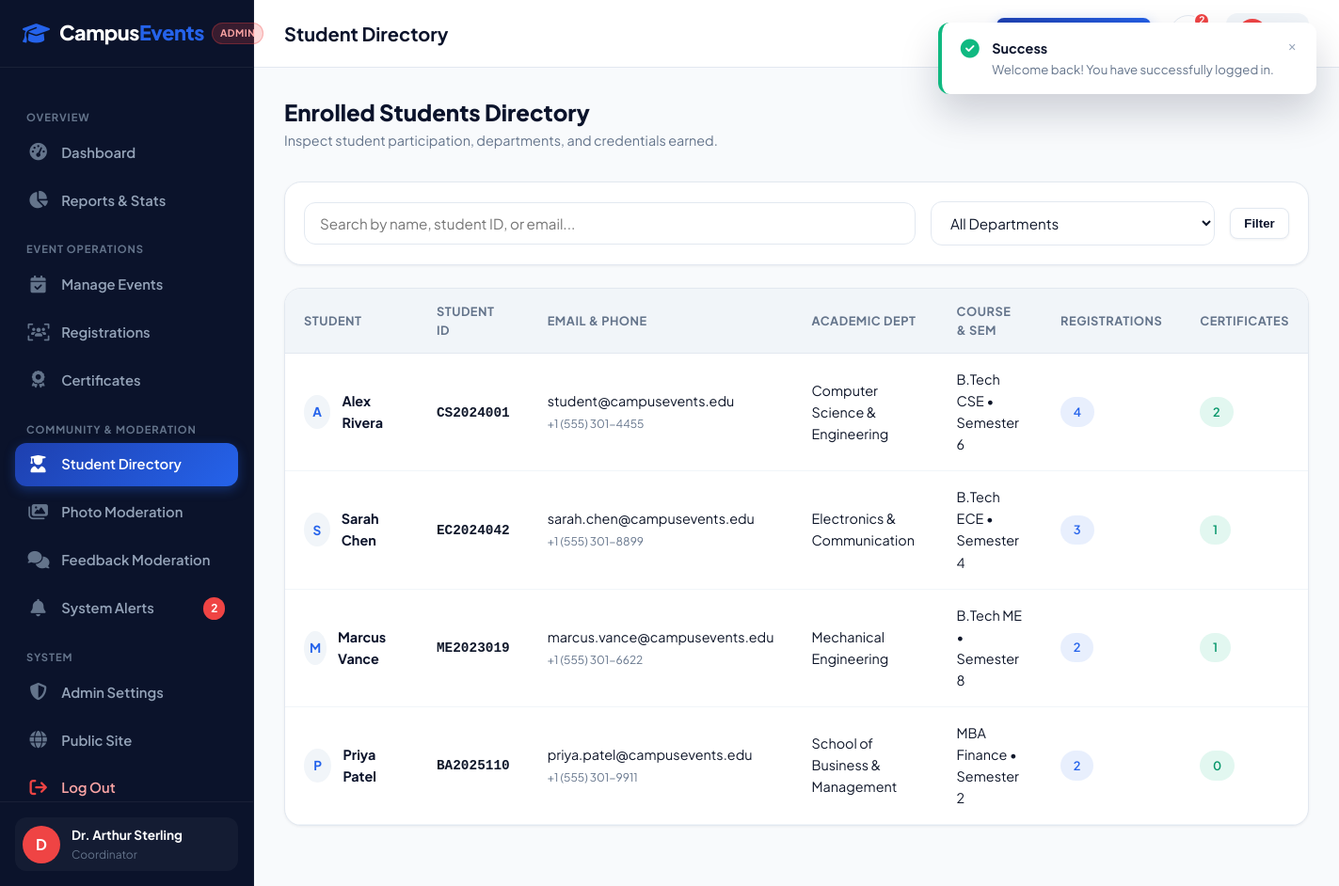
The app's page /admin/students.php (signed in) with its own data.
### tables this page shows
CREATE TABLE IF NOT EXISTS `students` (
  `id` INT AUTO_INCREMENT PRIMARY KEY,
  `user_id` INT NOT NULL UNIQUE,
  `student_id` VARCHAR(50) NOT NULL UNIQUE,
  `full_name` VARCHAR(150) NOT NULL,
  `phone` VARCHAR(25) NOT NULL,
  `department` VARCHAR(100) NOT NULL,
  `course` VARCHAR(100) NOT NULL,
  `semester` VARCHAR(20) NOT NULL,
  `avatar` VARCHAR(255) DEFAULT NULL,
  `created_at` TIMESTAMP DEFAULT CURRENT_TIMESTAMP,
  CONSTRAINT `fk_student_user` FOREIGN KEY (`user_id`) REFERENCES `users`(`id`) ON DELETE CASCADE
);

CREATE TABLE IF NOT EXISTS `users` (
  `id` INT AUTO_INCREMENT PRIMARY KEY,
  `email` VARCHAR(191) NOT NULL UNIQUE,
  `password_hash` VARCHAR(255) NOT NULL,
  `role` ENUM('student', 'admin') NOT NULL DEFAULT 'student',
  `created_at` TIMESTAMP DEFAULT CURRENT_TIMESTAMP
);

### includes/auth.php (called while the page is built, shortened)
<?php
function getBaseUrl(): string {
    $scriptName = $_SERVER['SCRIPT_NAME'] ?? '';
    return '/';
}
function getCurrentUser(): ?array {
    $pdo = getDBConnection();
    $userId = (int)$_SESSION['user_id'];
    $role = $_SESSION['user_role'] ?? 'student';
    if ($role === 'admin') {
        $stmt = $pdo->prepare("
            SELECT u.id as user_id, u.email, u.role, a.id as admin_id, a.full_name, a.department, a.phone
            FROM users u
            JOIN admins a ON a.user_id = u.id
            WHERE u.id = ?
        ");
    }
    $stmt->execute([$userId]);
    $user = $stmt->fetch();
    return $user ?: null;
}
function e(?string $string): string {
    return htmlspecialchars($string ?? '', ENT_QUOTES, 'UTF-8');
}
function getUnreadNotificationCount(int $userId): int {
    try {
        $pdo = getDBConnection();
        $stmt = $pdo->prepare("SELECT COUNT(*) FROM notifications WHERE user_id = ? AND is_read = 0");
        $stmt->execute([$userId]);
        return (int)$stmt->fetchColumn();
    } catch (Exception $e) {
        return 0;
    }
}

### admin/students.php (the view, shortened to what this page needs)
<?php
require_once __DIR__ . '/../includes/auth.php';
$pdo = getDBConnection();
$search = trim($_GET['search'] ?? '');
$sql = "
    SELECT s.*, u.email,
           (SELECT COUNT(*) FROM event_registrations WHERE student_id = s.id AND status != 'cancelled') as registration_count,
           (SELECT COUNT(*) FROM certificates WHERE student_id = s.id) as certificate_count
    FROM students s
    JOIN users u ON u.id = s.user_id
    WHERE 1=1
";
$params = [];
$sql .= " ORDER BY s.created_at DESC";
$stmt = $pdo->prepare($sql);
$stmt->execute($params);
$students = $stmt->fetchAll();
$pageTitle = 'Student Directory';
require_once __DIR__ . '/../includes/header.php';
require_once __DIR__ . '/../includes/admin-sidebar.php';
?>
<div style="display: flex; justify-content: space-between; align-items: center; margin-bottom: 2rem; flex-wrap: wrap; gap: 1rem;">
  <div>
    <h2 style="font-size: 1.5rem; font-weight: 800; color: var(--primary-dark); margin-bottom: 0.25rem;">Enrolled Students Directory</h2>
    <p style="color: var(--muted); font-size: 0.9rem;">Inspect student participation, departments, and credentials earned.</p>
  </div>
</div>
<div class="dash-card" style="margin-bottom: 1.5rem;">
  <div class="dash-card-body" style="padding: 1.25rem;">
    <form action="<?= $baseUrl ?>admin/students.php" method="GET" style="display: flex; gap: 1rem; align-items: center; flex-wrap: wrap;">
      <div style="flex: 1; min-width: 250px;">
        <input type="text" name="search" class="form-control" placeholder="Search by name, student ID, or email..." value="<?= e($search) ?>">
      </div>
      <div style="min-width: 200px;">
        <select name="department" class="form-control" onchange="this.form.submit()">
          <option value="">All Departments</option>
        </select>
      </div>
      <button type="submit" class="btn btn-secondary btn-sm">Filter</button>
    </form>
  </div>
</div>
<div class="dash-card">
  <div class="dash-card-body" style="padding: 0;">
    <?php if (!empty($students)): ?>
      <div class="table-responsive">
        <table class="data-table">
          <thead>
            <tr>
              <th>Student</th>
              <th>Student ID</th>
              <th>Email & Phone</th>
              <th>Academic Dept</th>
              <th>Course & Sem</th>
              <th>Registrations</th>
              <th>Certificates</th>
            </tr>
          </thead>
          <tbody>
            <?php foreach ($students as $st): ?>
              <tr>
                <td>
                  <div style="display: flex; align-items: center; gap: 0.75rem;">
                    <div class="author-avatar" style="width: 36px; height: 36px; font-size: 0.85rem;">
                      <?= strtoupper(substr($st['full_name'], 0, 1)) ?>
                    </div>
                    <div>
                      <div style="font-weight: 700; color: var(--primary-dark);"><?= e($st['full_name']) ?></div>
                    </div>
                  </div>
                </td>
                <td><strong style="font-family: monospace;"><?= e($st['student_id']) ?></strong></td>
                <td>
                  <div><?= e($st['email']) ?></div>
                  <small style="color: var(--muted);"><?= e($st['phone']) ?></small>
                </td>
                <td><?= e($st['department']) ?></td>
                <td><?= e($st['course']) ?> &bull; <?= e($st['semester']) ?></td>
                <td>
                  <span class="badge badge-primary"><?= $st['registration_count'] ?></span>
                </td>
                <td>
                  <span class="badge badge-success"><?= $st['certificate_count'] ?></span>
                </td>
              </tr>
            <?php endforeach; ?>
          </tbody>
        </table>
      </div>
    <?php endif; ?>
  </div>
</div>
    </div>
  </div>
</div>
</body>
</html>

### includes/admin-sidebar.php (shortened to what this page needs)
<?php
require_once __DIR__ . '/auth.php';
$baseUrl = getBaseUrl();
$currentFile = basename($_SERVER['PHP_SELF']);
$admin = getCurrentUser();
$unreadCount = getUnreadNotificationCount($admin['user_id']);
?>
<div class="dashboard-layout">
  <aside class="dashboard-sidebar">
    <div class="sidebar-header">
      <a href="<?= $baseUrl ?>index.php" class="brand-logo">
        <i class="fa-solid fa-graduation-cap"></i>
        <span>Campus<span class="accent">Events</span></span>
      </a>
      <span class="sidebar-role-badge admin">Admin</span>
    </div>
    <div class="sidebar-body">
      <div class="sidebar-group-label">Overview</div>
      <ul class="sidebar-nav">
        <li>
          <a href="<?= $baseUrl ?>admin/dashboard.php" class="<?= $currentFile === 'dashboard.php' ? 'active' : '' ?>">
            <i class="fa-solid fa-gauge-high"></i>
            <span>Dashboard</span>
          </a>
        </li>
        <li>
          <a href="<?= $baseUrl ?>admin/reports.php" class="<?= $currentFile === 'reports.php' ? 'active' : '' ?>">
            <i class="fa-solid fa-chart-pie"></i>
            <span>Reports & Stats</span>
          </a>
        </li>
      </ul>
      <div class="sidebar-group-label">Event Operations</div>
      <ul class="sidebar-nav">
        <li>
          <a href="<?= $baseUrl ?>admin/events.php" class="<?= $currentFile === 'events.php' ? 'active' : '' ?>">
            <i class="fa-solid fa-calendar-check"></i>
            <span>Manage Events</span>
          </a>
        </li>
        <li>
          <a href="<?= $baseUrl ?>admin/registrations.php" class="<?= $currentFile === 'registrations.php' ? 'active' : '' ?>">
            <i class="fa-solid fa-users-viewfinder"></i>
            <span>Registrations</span>
          </a>
        </li>
        <li>
          <a href="<?= $baseUrl ?>admin/certificates.php" class="<?= $currentFile === 'certificates.php' ? 'active' : '' ?>">
            <i class="fa-solid fa-award"></i>
            <span>Certificates</span>
          </a>
        </li>
      </ul>
      <div class="sidebar-group-label">Community & Moderation</div>
      <ul class="sidebar-nav">
        <li>
          <a href="<?= $baseUrl ?>admin/students.php" class="<?= $currentFile === 'students.php' ? 'active' : '' ?>">
            <i class="fa-solid fa-user-graduate"></i>
            <span>Student Directory</span>
          </a>
        </li>
        <li>
          <a href="<?= $baseUrl ?>admin/gallery.php" class="<?= $currentFile === 'gallery.php' ? 'active' : '' ?>">
            <i class="fa-solid fa-images"></i>
            <span>Photo Moderation</span>
          </a>
        </li>
        <li>
          <a href="<?= $baseUrl ?>admin/feedback.php" class="<?= $currentFile === 'feedback.php' ? 'active' : '' ?>">
            <i class="fa-solid fa-comments"></i>
            <span>Feedback Moderation</span>
          </a>
        </li>
        <li>
          <a href="<?= $baseUrl ?>admin/notifications.php" class="<?= $currentFile === 'notifications.php' ? 'active' : '' ?>">
            <i class="fa-solid fa-bell"></i>
            <span>System Alerts</span>
            <?php if ($unreadCount > 0): ?>
              <span class="sidebar-nav-badge"><?= $unreadCount ?></span>
            <?php endif; ?>
          </a>
        </li>
      </ul>
      <div class="sidebar-group-label">System</div>
      <ul class="sidebar-nav">
        <li>
          <a href="<?= $baseUrl ?>admin/profile.php" class="<?= $currentFile === 'profile.php' ? 'active' : '' ?>">
            <i class="fa-solid fa-shield-halved"></i>
            <span>Admin Settings</span>
          </a>
        </li>
        <li>
          <a href="<?= $baseUrl ?>index.php">
            <i class="fa-solid fa-globe"></i>
            <span>Public Site</span>
          </a>
        </li>
        <li>
          <a href="<?= $baseUrl ?>auth/logout.php" style="color: #fca5a5;">
            <i class="fa-solid fa-arrow-right-from-bracket" style="color: #ef4444;"></i>
            <span>Log Out</span>
          </a>
        </li>
      </ul>
    </div>
    <div class="sidebar-footer">
      <div class="sidebar-user-card">
        <div class="sidebar-avatar" style="background: #ef4444;">
          <?= strtoupper(substr($admin['full_name'] ?? 'A', 0, 1)) ?>
        </div>
        <div class="sidebar-user-info">
          <div class="sidebar-user-name"><?= e($admin['full_name']) ?></div>
          <div class="sidebar-user-role">Coordinator</div>
        </div>
      </div>
    </div>
  </aside>
  <div class="dashboard-main">
    <header class="dashboard-topbar">
      <div class="topbar-left">
        <h1 class="topbar-title"><?= e($pageTitle ?? 'Admin Dashboard') ?></h1>
      </div>
      <div class="topbar-right">
        <a href="<?= $baseUrl ?>admin/events.php?action=create" class="btn btn-primary btn-sm">
        </a>
        <div class="topbar-action-item">
          <a href="<?= $baseUrl ?>admin/notifications.php" class="topbar-icon-btn" title="Alerts">
            <?php if ($unreadCount > 0): ?>
              <span class="topbar-badge"><?= $unreadCount ?></span>
            <?php endif; ?>
          </a>
        </div>
        <a href="<?= $baseUrl ?>admin/profile.php" class="sidebar-user-card" style="background: var(--surface-alt); text-decoration: none; padding: 0.35rem 0.75rem;">
          <div class="sidebar-avatar" style="width: 32px; height: 32px; font-size: 0.8rem; background: #ef4444;">
          </div>
          <span style="font-size: 0.85rem; font-weight: 700; color: var(--primary-dark);">
          </span>
        </a>
      </div>
    </header>
    <div class="dashboard-content">

### assets/css/style.css (style rules this page uses)
:root { --primary: #1e40af; --primary-dark: #0b132b; --primary-navy: #1c2541; --primary-light: #3b82f6; --accent: #2563eb; --accent-glow: rgba(59, 130, 246, 0.25); --bg: #f8fafc; --surface: #ffffff; --surface-alt: #f1f5f9; --glass-bg: rgba(255, 255, 255, 0.85); --glass-border: rgba(255, 255, 255, 0.3); --text: #0f172a; --text-light: #f8fafc; --muted: #64748b; --muted-light: #94a3b8; --border: #e2e8f0; --border-light: #f1f5f9; --success: #10b981; --warning: #f59e0b; --danger: #ef4444; --info: #0ea5e9; --radius-sm: 8px; --radius-md: 12px; --radius-lg: 18px; --radius-xl: 24px; --radius-full: 9999px; --shadow-sm: 0 1px 3px rgba(15, 23, 42, 0.06); --shadow-md: 0 4px 14px rgba(15, 23, 42, 0.08); --shadow-lg: 0 10px 30px rgba(15, 23, 42, 0.12); --shadow-xl: 0 20px 40px rgba(11, 19, 43, 0.18); --font-main: 'Plus Jakarta Sans', -apple-system, BlinkMacSystemFont, 'Segoe UI', Roboto, sans-serif; --transition: all 0.25s cubic-bezier(0.16, 1, 0.3, 1); }
*, *::before, *::after { box-sizing: border-box; margin: 0; padding: 0; }
html { scroll-behavior: smooth; font-size: 16px; }
body { font-family: var(--font-main); background-color: var(--bg); color: var(--text); line-height: 1.6; -webkit-font-smoothing: antialiased; min-height: 100vh; display: flex; flex-direction: column; }
a { color: var(--accent); text-decoration: none; transition: var(--transition); }
h1, h2, h3, h4, h5, h6 { color: var(--primary-dark); font-weight: 700; line-height: 1.25; }
.badge { display: inline-flex; align-items: center; gap: 0.4rem; padding: 0.35rem 0.85rem; font-size: 0.8rem; font-weight: 600; border-radius: var(--radius-full); text-transform: uppercase; letter-spacing: 0.04em; }
.badge-primary { background: rgba(37, 99, 235, 0.1); color: var(--accent); }
.badge-success { background: rgba(16, 185, 129, 0.12); color: #059669; }
.btn { display: inline-flex; align-items: center; justify-content: center; gap: 0.5rem; font-weight: 600; font-size: 0.95rem; padding: 0.75rem 1.6rem; border-radius: var(--radius-md); border: 1px solid transparent; cursor: pointer; transition: var(--transition); text-decoration: none; line-height: 1.2; }
.btn-primary { background: linear-gradient(135deg, var(--primary) 0%, var(--accent) 100%); color: #ffffff; box-shadow: 0 4px 14px rgba(37, 99, 235, 0.3); }
.btn-secondary { background: var(--surface); color: var(--primary-dark); border-color: var(--border); box-shadow: var(--shadow-sm); }
.btn-sm { padding: 0.45rem 0.9rem; font-size: 0.825rem; border-radius: var(--radius-sm); }
.brand-logo { display: flex; align-items: center; gap: 0.65rem; font-size: 1.35rem; font-weight: 800; color: var(--primary-dark); letter-spacing: -0.02em; }
.brand-logo i { font-size: 1.45rem; color: var(--accent); }
.brand-logo span.accent { color: var(--accent); }
.author-avatar { width: 46px; height: 46px; border-radius: 50%; object-fit: cover; background: var(--surface-alt); display: flex; align-items: center; justify-content: center; font-weight: 700; color: var(--accent); font-size: 1.1rem; }
.form-control { width: 100%; padding: 0.75rem 1rem; border: 1px solid var(--border); border-radius: var(--radius-md); font-size: 0.95rem; font-family: inherit; color: var(--text); background: var(--surface); transition: var(--transition); }

### records on screen
students: full_name "A", full_name "Alex Rivera", student "CS2024001", user.email "student@campusevents.edu", phone "+1 (555) 301-4455", department "Computer Science & Engineering", course "B.Tech CSE", semester "Semester 6", registration_count "4", certificate_count "2"
students: full_name "S", full_name "Sarah Chen", student "EC2024042", user.email "sarah.chen@campusevents.edu", phone "+1 (555) 301-8899", department "Electronics & Communication", course "B.Tech ECE", semester "Semester 4", registration_count "3", certificate_count "1"
students: full_name "M", full_name "Marcus Vance", student "ME2023019", user.email "marcus.vance@campusevents.edu", phone "+1 (555) 301-6622", department "Mechanical Engineering", course "B.Tech ME", semester "Semester 8", registration_count "2", certificate_count "1"
students: full_name "P", full_name "Priya Patel", student "BA2025110", user.email "priya.patel@campusevents.edu", phone "+1 (555) 301-9911", department "School of Business & Management", course "MBA Finance", semester "Semester 2", registration_count "2", certificate_count "0"

### other values on screen
$unreadCount "2"
substr($admin['full_name'] ?? 'A', 0, 1) "D"
$admin['full_name'] "Dr. Arthur Sterling"
$pageTitle "Student Directory"
